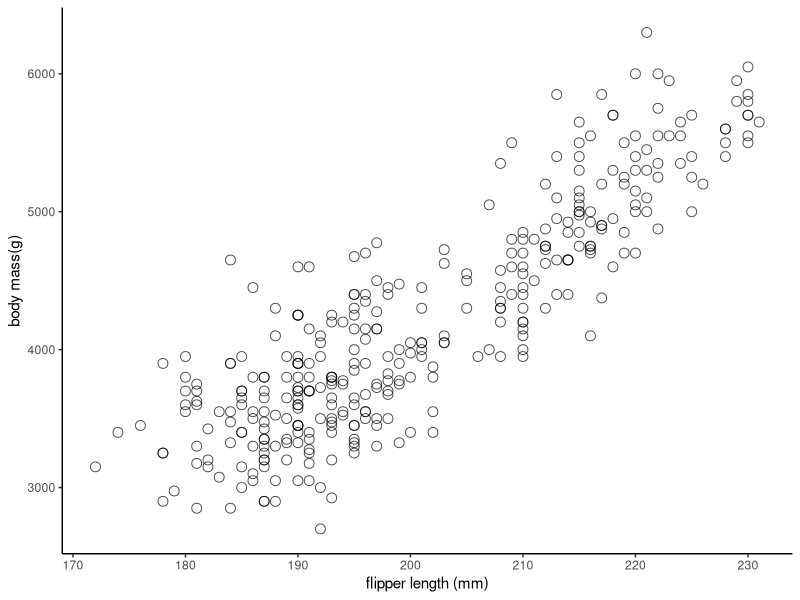
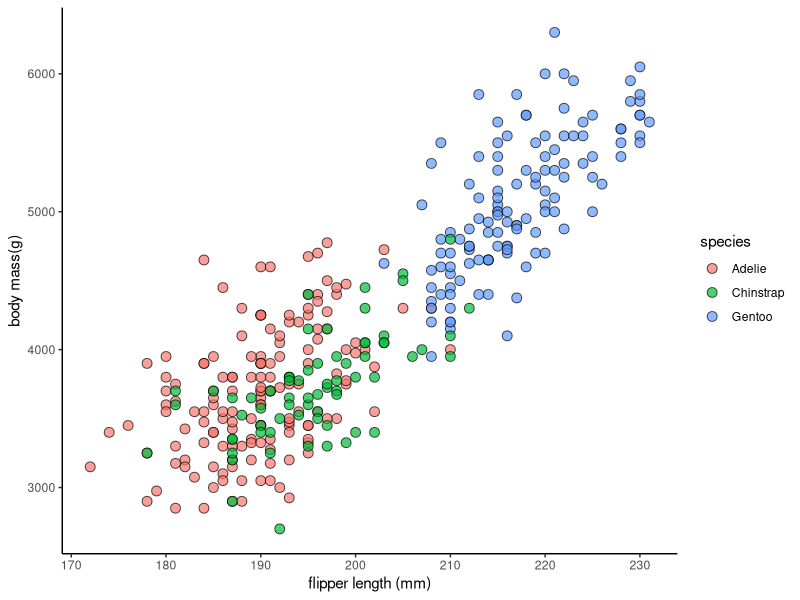
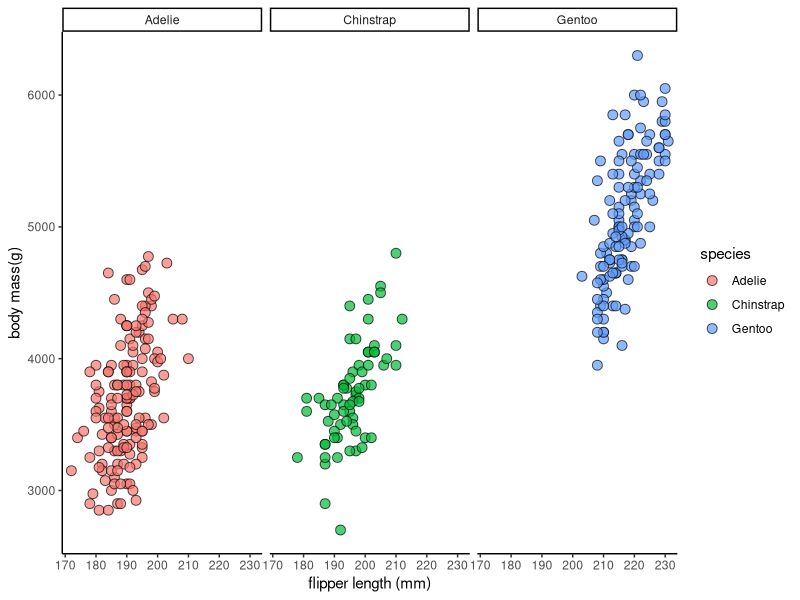
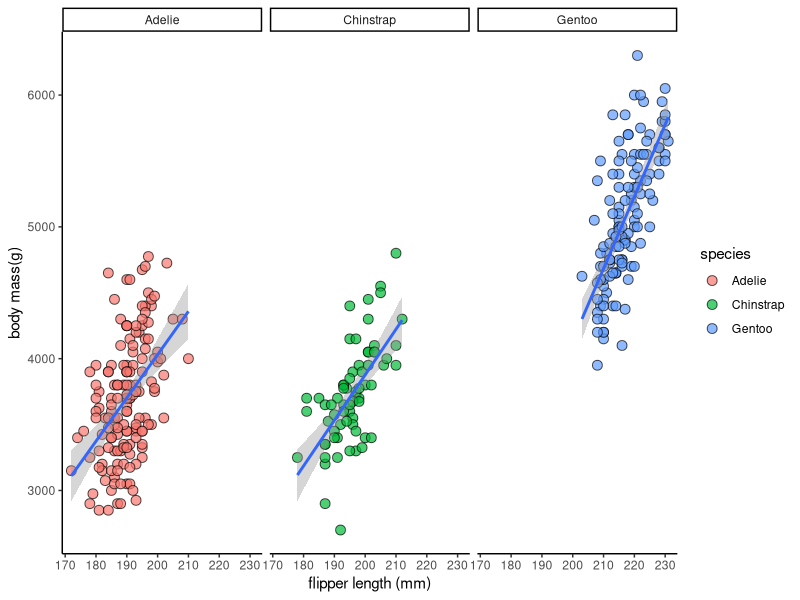
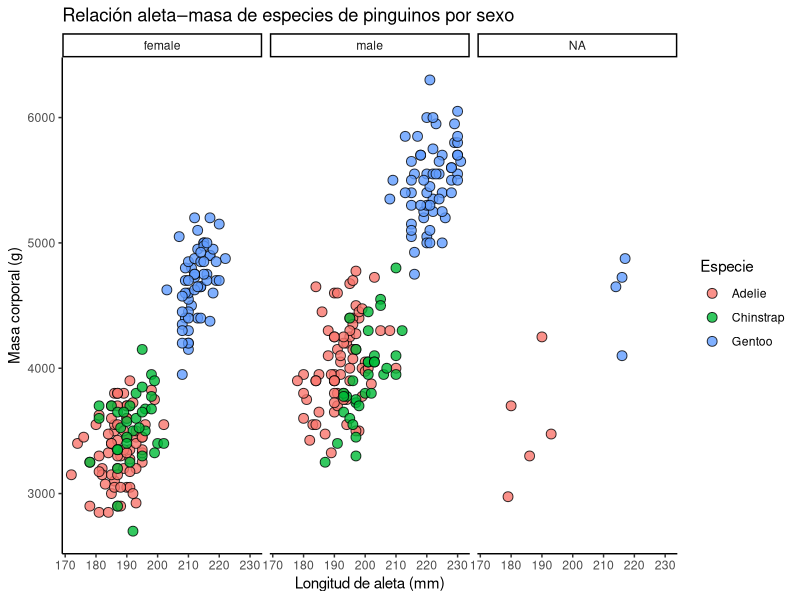

R code for these plots, in order:
## ---- chunk 1
library(palmerpenguins)
library(ggplot2)
library(dplyr)
data(package = 'palmerpenguins')
head(penguins)

## ---- chunk 2
penguins <- penguins
## ---- chunk 3

ggplot(penguins,
       aes(x = flipper_length_mm, 
           y = body_mass_g)) +
  geom_point(
    shape = 21, size = 3,alpha = 0.7, color = "black") +
 labs(
    x = "flipper length (mm)",
    y = "body mass(g)",
    fill = "species"
  ) +
  theme_classic()




## ---- chunk 4
ggplot(penguins, aes(x = flipper_length_mm, y = body_mass_g)) +
  geom_point(aes(fill = species), shape = 21, size = 3, alpha = 0.7, color = "black") +
  labs(
    x = "flipper length (mm)",
    y = "body mass(g)",
    fill = "species"
  ) +
  theme_classic()



## ---- chunk 5
ggplot(penguins, aes(x = flipper_length_mm, y = body_mass_g)) +
  geom_point(aes(fill = species), shape = 21, size = 3, alpha = 0.7, color = "black") +
  facet_wrap(~ species) +
  labs(
  x = "flipper length (mm)",
    y = "body mass(g)",
    fill = "species"
  ) +
  theme_classic()
## ---- chunk 6
ggplot(penguins, aes(x = flipper_length_mm, y = body_mass_g)) +
  geom_point(aes(fill = species), shape = 21, size = 3, alpha = 0.7, color = "black") + geom_smooth(method = lm)+
  facet_wrap(~ species) +
  labs(
      x = "flipper length (mm)",
    y = "body mass(g)",
    fill = "species"
  
  ) +
  theme_classic()

## ---- chunk 7

ggplot(penguins, aes(x = flipper_length_mm, y = body_mass_g)) +
  geom_point(aes(fill = species), shape = 21, size = 3, alpha = 0.8, color = "black")+
    facet_wrap(~ sex) +
 labs(
    x = "Longitud de aleta (mm)",
    y = "Masa corporal (g)",
    title = "Relación aleta–masa de especies de pinguinos por sexo",
    fill = "Especie"
  ) +
  theme_classic()



